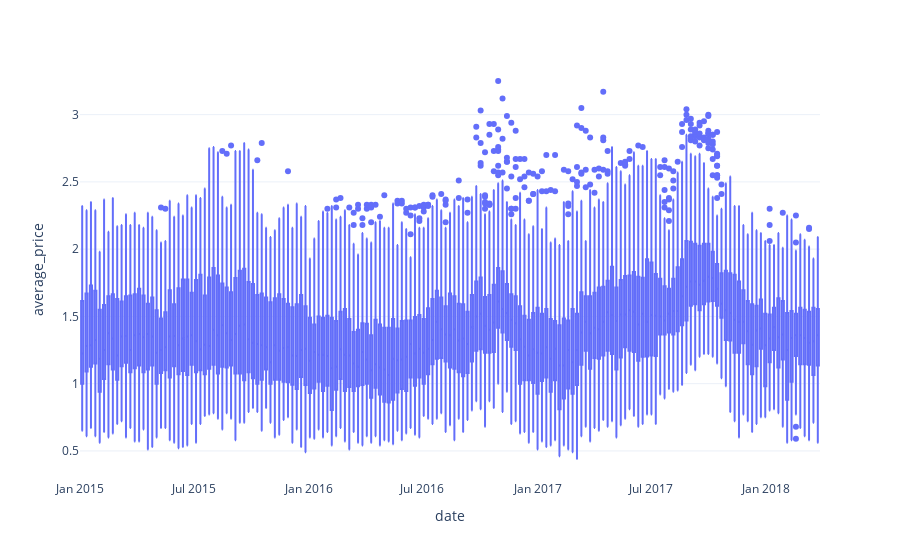

The notebook cell saved with this chart:
### Code cell
px.box(df,x='date',y='average_price')

### Figure 1 — Plotly figure (JSON) as saved in the notebook; plotly's stock layout.template omitted (floating-point values rounded to 4 significant figures; data arrays with more than 128 entries replaced by an {"elided": "..."} marker saying what was removed)
{"data": [{"alignmentgroup": "True", "hovertemplate": "date=%{x}<br>average_price=%{y}<extra></extra>", "legendgroup": "", "marker": {"color": "#636efa"}, "name": "", "notched": false, "offsetgroup": "", "orientation": "v", "showlegend": false, "type": "box", "x": {"elided": "18249 str values"}, "x0": " ", "xaxis": "x", "y": {"elided": "18249 float values"}, "y0": " ", "yaxis": "y"}], "layout": {"boxmode": "group", "legend": {"tracegroupgap": 0}, "margin": {"t": 60}, "xaxis": {"anchor": "y", "domain": [0, 1], "title": {"text": "date"}}, "yaxis": {"anchor": "x", "domain": [0, 1], "title": {"text": "average_price"}}}}
